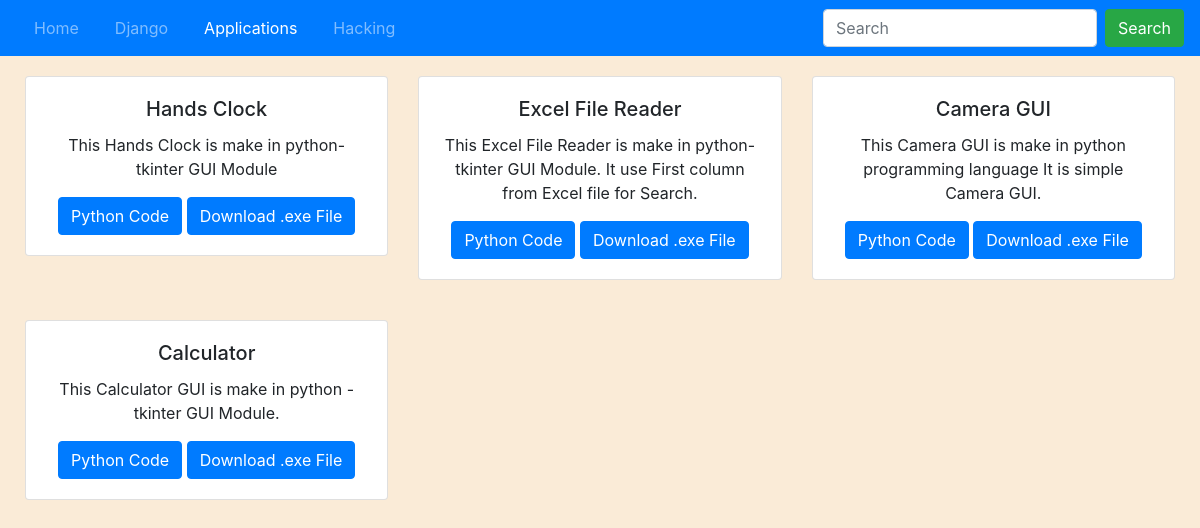
The app's page /Applications/ with its own data.
### main/models.py (models this page shows)
class Application(models.Model):
    Title = models.CharField(max_length=50,primary_key=True)
    Description = models.TextField(blank=True, max_length=108)
    PythonFile = models.FileField(upload_to="Python",null=True)
    ExeFile = models.FileField(upload_to="Application",null=True)

### main/views.py (the view)
# urls.py: path('Applications/',views.applicationpro,name='applications'),
def applicationpro(request):
    lis = []
    ap = Application.objects.all()
    for i in range(len(ap)):
        lis.append(ap[i].Title)
    return render(request,'applicationpro.html',{"items": ap,"li": lis})

### templates/applicationpro.html (shortened to what this page needs)
{% extends 'base.html' %}
{% load static %}
{% block content %}
<div class="row text-center">
{% for item in items %}
<div class="col-sm-4">
    <div class="card">
        <div class="card-body">
            <h5 class="card-title">{{ item.Title }}</h5>
            <p class="card-text">{{ item.Description }}</p>
            <a href="{{ item.PythonFile.url }}" class="btn btn-primary">Python Code</a>
            <a href="{{ item.ExeFile.url }}" class="btn btn-primary">Download .exe File</a>
        </div>
    </div>
</div>
{% endfor %}
</div>
{% endblock content %}

### templates/base.html (shortened to what this page needs)
<!doctype html>
<html lang="en">
{% load static %}
<head>
  <link rel="stylesheet" href="https://stackpath.bootstrapcdn.com/bootstrap/4.5.0/css/bootstrap.min.css"
>
</head>
<body>
  <div class="full-page">
    <nav class="navbar navbar-expand-lg navbar-dark bg-primary">
      <div class="collapse navbar-collapse" id="navbarSupportedContent">
        <ul class="navbar-nav mr-auto">
          <li class="nav-item">
            <a class="nav-link" href="/">Home</a>
          </li>
          <li class="nav-item">
            <a class="nav-link" href="/Django">Django</a>
          </li>
          <li class="nav-item">
            <a class="nav-link" href="/Applications">Applications</a>
          </li>
          <li class="nav-item">
            <a class="nav-link" href="/Hacking">Hacking</a>
          </li>
        </ul>
        <form autocomplete="off" class="form-inline my-2 my-lg-0" action="/Search">
          <div class="myautocomplete">
            <input id="op" class="form-control mr-sm-2" type="search" placeholder="Search" aria-label="Search" name="ser">
          </div>
          <button id="sbtn" class="btn btn-success my-2 my-sm-0" type="submit">Search</button>
        </form>
      </div>
    </nav>
    {% block content %}
    {% endblock content %}
  </div>
</body>
</html>

### records on screen
Application: Title "Hands Clock", Description "This Hands Clock is make in python-tkinter GUI Module"
Application: Title "Excel File Reader", Description "This Excel File Reader is make in python-tkinter GUI Module. It use First column from Excel file for Search."
Application: Title "Camera GUI", Description "This Camera GUI is make in python programming language It is simple Camera GUI."
Application: Title "Calculator", Description "This Calculator GUI is make in python -tkinter GUI Module."
